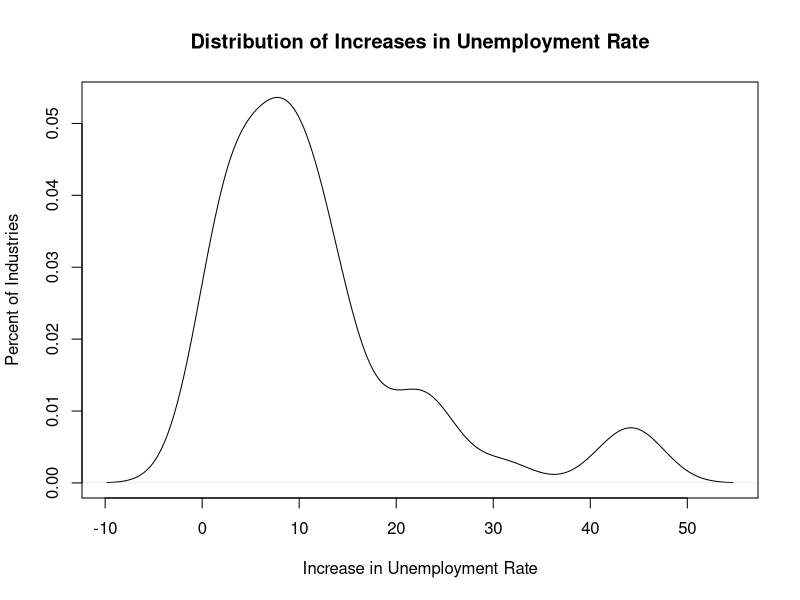

This chart was generated by the following R code:
## ---- chunk 1
unemployment <- data.frame(read.csv("Data Fest Dataset.csv", stringsAsFactors = FALSE))
colnames(unemployment) = c("Industry of Worker",
                           "Total Unemployed April 2019 (in thousands)",
                           "Total Unemployed April 2020 (in thousands)",
                           "Total Unemployment Rate April 2019",
                           "Total Unemployment Rate April 2020")
head(unemployment)
## ---- chunk 2
unemployment$Rate_Change = unemployment$`Total Unemployment Rate April 2020` - unemployment$`Total Unemployment Rate April 2019`
unemployment <- unemployment[order(unemployment$Rate_Change),]
head(unemployment$`Industry of Worker`)
tail(unemployment$`Industry of Worker`)
## ---- chunk 3
plot(density(unemployment$Rate_Change),
     xlab = "Increase in Unemployment Rate",
     ylab = "Percent of Industries",
     main = "Distribution of Increases in Unemployment Rate")
summary(unemployment$Rate_Change)
## ---- chunk 4
lower_change = unemployment[unemployment$Rate_Change < (mean(unemployment$Rate_Change) - sd(unemployment$Rate_Change)),]
lower_change$`Industry of Worker`
greater_change = unemployment[unemployment$Rate_Change > (mean(unemployment$Rate_Change) + sd(unemployment$Rate_Change)),]
greater_change$`Industry of Worker`
greatest_changes = unemployment[unemployment$Rate_Change > (mean(unemployment$Rate_Change) + 2 * sd(unemployment$Rate_Change)),]
greatest_changes$`Industry of Worker`
